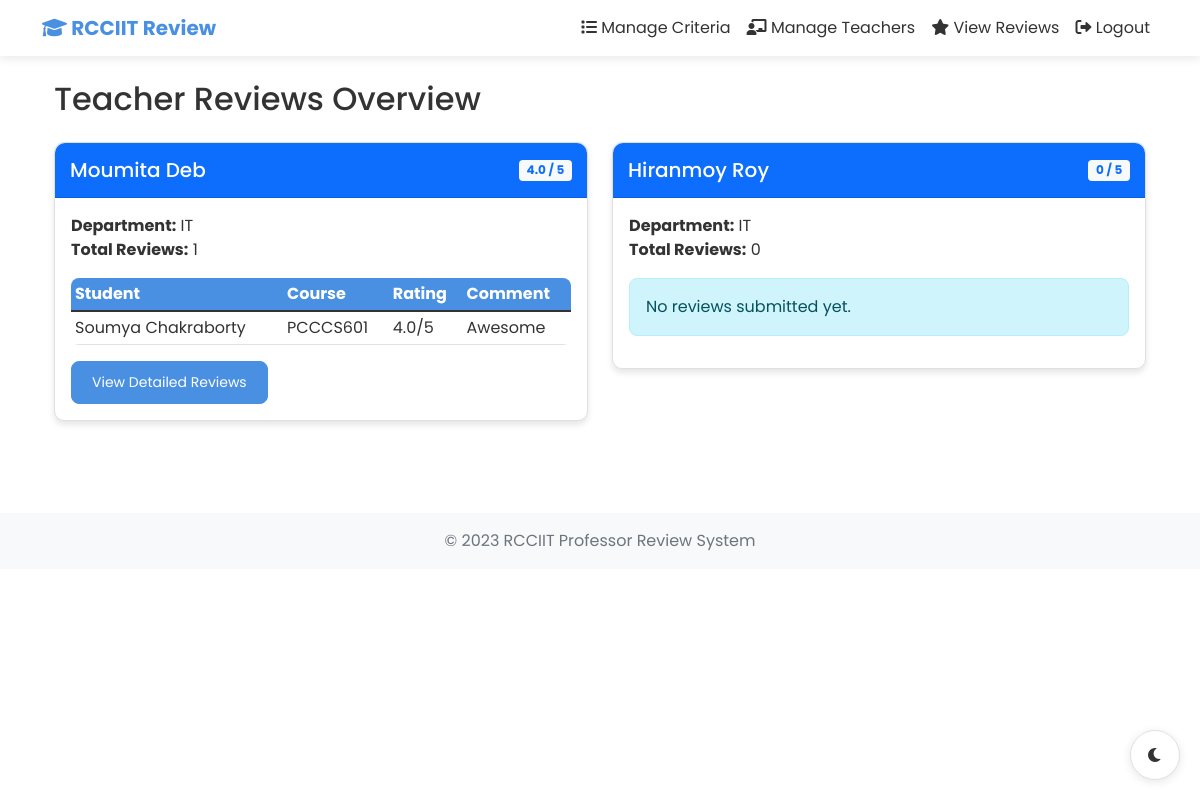
The app's page /hod/view-reviews (signed in) with its own data.
### models.py (models this page shows, shortened)
class User(UserMixin, db.Model):
    id = db.Column(db.Integer, primary_key=True)
    email = db.Column(db.String(120), unique=True, nullable=False)
    password_hash = db.Column(db.String(128))
    name = db.Column(db.String(100), nullable=False)
    role = db.Column(db.String(20), nullable=False)  # 'student', 'teacher', 'hod'
    roll_number = db.Column(db.String(20), nullable=True)
    semester = db.Column(db.Integer, nullable=True)
    section = db.Column(db.String(1), nullable=True)
    reviews = db.relationship('Review', backref='student', lazy=True, foreign_keys='Review.student_id')

class Teacher(db.Model):
    id = db.Column(db.Integer, primary_key=True)
    user_id = db.Column(db.Integer, db.ForeignKey('user.id'), nullable=False)
    department = db.Column(db.String(50), nullable=False)
    user = db.relationship('User', backref=db.backref('teacher_profile', uselist=False))
    courses = db.relationship('TeacherCourse', backref='teacher', lazy=True)
    reviews_received = db.relationship('Review', backref='teacher_reviewed', lazy=True, foreign_keys='Review.teacher_id')

class Course(db.Model):
    id = db.Column(db.Integer, primary_key=True)
    name = db.Column(db.String(100), nullable=False)
    code = db.Column(db.String(20), nullable=False, unique=True)
    teachers = db.relationship('TeacherCourse', backref='course', lazy=True)

class Review(db.Model):
    id = db.Column(db.Integer, primary_key=True)
    student_id = db.Column(db.Integer, db.ForeignKey('user.id'), nullable=False)
    teacher_id = db.Column(db.Integer, db.ForeignKey('teacher.id'), nullable=False)
    course_id = db.Column(db.Integer, db.ForeignKey('course.id'), nullable=False)
    semester = db.Column(db.Integer, nullable=False)
    section = db.Column(db.String(1), nullable=False)
    comment = db.Column(db.Text, nullable=True)
    created_at = db.Column(db.DateTime, default=datetime.utcnow)
    ratings = db.relationship('Rating', backref='review', lazy=True)
    course = db.relationship('Course')
    __table_args__ = (
        db.UniqueConstraint('student_id', 'teacher_id', 'course_id', name='one_review_per_student_teacher_course'),
    )

### app.py (the view)
@app.route('/hod/view-reviews')
@login_required
def view_reviews():
    if current_user.role != 'hod':
        abort(403)
    teachers = Teacher.query.join(User).all()
    teacher_stats = []
    for teacher in teachers:
        reviews = Review.query.filter_by(teacher_id=teacher.id).all()
        review_data = []
        for review in reviews:
            try:
                course = Course.query.get(review.course_id)
                ratings = Rating.query.filter_by(review_id=review.id).join(ReviewCriterion).all()
                avg_rating = sum(r.value for r in ratings) / len(ratings) if ratings else 0
                student = User.query.get(review.student_id)
                review_data.append({
                    'student_name': student.name,
                    'course_name': course.name,
                    'course_code': course.code,
                    'semester': review.semester,
                    'section': review.section,
                    'comment': review.comment,
                    'ratings': ratings,
                    'average_rating': round(avg_rating, 2),
                    'date': review.created_at
                })
            except Exception as e:
                print(f"Error processing review {review.id}: {str(e)}")
                continue
        all_ratings = Rating.query.join(Review).filter(Review.teacher_id == teacher.id).all()
        overall_avg = sum(r.value for r in all_ratings) / len(all_ratings) if all_ratings else 0
        teacher_stats.append({
            'teacher': teacher,
            'reviews': review_data,
            'review_count': len(reviews),
            'overall_rating': round(overall_avg, 2)
        })
    print(f"Found {len(teacher_stats)} teachers")
    for stats in teacher_stats:
        print(f"Teacher: {stats['teacher'].user.name}")
        print(f"Review count: {stats['review_count']}")
        print(f"Reviews: {len(stats['reviews'])}")
    return render_template('hod/view_reviews.html', teacher_stats=teacher_stats)

### app.py (called while the page is built)
@login_manager.user_loader
def load_user(user_id):
    return User.query.get(int(user_id))

### templates/hod/view_reviews.html (shortened to what this page needs)
{% extends "base.html" %}
{% block content %}
<div class="container mt-4">
    <h2 class="mb-4">Teacher Reviews Overview</h2>
    {% if not teacher_stats %}
        <div class="alert alert-info">No reviews have been submitted yet.</div>
    {% else %}
        <div class="row">
            {% for stats in teacher_stats %}
                <div class="col-md-6 mb-4">
                    <div class="card">
                        <div class="card-header bg-primary text-white d-flex justify-content-between align-items-center">
                            <h5 class="mb-0">{{ stats.teacher.user.name }}</h5>
                            <span class="badge bg-light text-primary">{{ stats.overall_rating }} / 5</span>
                        </div>
                        <div class="card-body">
                            <p class="card-text">
                                <strong>Department:</strong> {{ stats.teacher.department }}<br>
                                <strong>Total Reviews:</strong> {{ stats.review_count }}
                            </p>
                            {% if stats.reviews %}
                                <div class="table-responsive">
                                    <table class="table table-sm">
                                        <thead>
                                            <tr>
                                                <th>Student</th>
                                                <th>Course</th>
                                                <th>Rating</th>
                                                <th>Comment</th>
                                            </tr>
                                        </thead>
                                        <tbody>
                                            {% for review in stats.reviews %}
                                                <tr>
                                                    <td>{{ review.student_name }}</td>
                                                    <td>{{ review.course_code }}</td>
                                                    <td>{{ review.average_rating }}/5</td>
                                                    <td>
                                                        {% if review.comment %}
                                                            {{ review.comment|truncate(50) }}
                                                        {% else %}
                                                            <em>No comment</em>
                                                        {% endif %}
                                                    </td>
                                                </tr>
                                            {% endfor %}
                                        </tbody>
                                    </table>
                                </div>
                                <a href="{{ url_for('teacher_reviews', teacher_id=stats.teacher.id) }}"
                                   class="btn btn-primary btn-sm">View Detailed Reviews</a>
                            {% else %}
                                <div class="alert alert-info">No reviews submitted yet.</div>
                            {% endif %}
                        </div>
                    </div>
                </div>
            {% endfor %}
        </div>
    {% endif %}
</div>
{% endblock %}

### static/css/style.css (style rules this page uses)
:root { --primary-color: #4a90e2; --secondary-color: #f39c12; --background-color: #ffffff; --text-color: #333333; --card-bg: #ffffff; --border-color: #e0e0e0; --shadow-color: rgba(0, 0, 0, 0.1); --success-color: #2ecc71; --danger-color: #e74c3c; --warning-color: #f1c40f; }
body { background-color: var(--background-color); color: var(--text-color); font-family: 'Poppins', sans-serif; transition: background-color 0.3s, color 0.3s; margin: 0; padding: 0; }
.card { background-color: var(--card-bg); border: 1px solid var(--border-color); border-radius: 10px; box-shadow: 0 4px 6px var(--shadow-color); transition: transform 0.3s, box-shadow 0.3s; animation: fadeIn 0.5s ease-out; margin-bottom: 20px; }
.card-header { background-color: var(--primary-color); color: white; border-radius: 10px 10px 0 0 !important; padding: 15px; }
.btn { border-radius: 8px; padding: 10px 20px; transition: transform 0.3s, box-shadow 0.3s; }
.btn-primary { background-color: var(--primary-color); border-color: var(--primary-color); }
.alert { border-radius: 8px; animation: fadeIn 0.5s ease-out; }
.table { color: var(--text-color); background-color: var(--card-bg); border-radius: 8px; overflow: hidden; }
.table th { background-color: var(--primary-color); color: white; }

### records on screen
User: teacher.user.name "Moumita Deb"
Teacher: teacher.department "IT"
User: student_name "Soumya Chakraborty"
Course: course_code "PCCCS601"
Review: comment "Awesome"
User: teacher.user.name "Hiranmoy Roy"
Teacher: teacher.department "IT"

### other values on screen
{{ stats.overall_rating }} "4.0" "0"
{{ stats.review_count }} "1" "0"
{{ review.average_rating }} "4.0"
